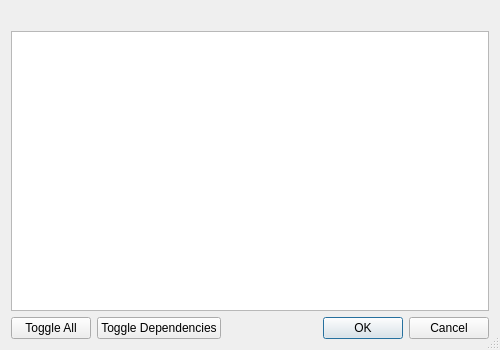
<?xml version="1.0" encoding="UTF-8"?>
<ui version="4.0">
 <class>ReviewMessageBox</class>
 <widget class="QDialog" name="ReviewMessageBox">
  <property name="geometry">
   <rect>
    <x>0</x>
    <y>0</y>
    <width>500</width>
    <height>350</height>
   </rect>
  </property>
  <property name="sizeGripEnabled">
   <bool>true</bool>
  </property>
  <property name="modal">
   <bool>true</bool>
  </property>
  <layout class="QGridLayout" name="gridLayout">
   <item row="2" column="0">
    <widget class="QTreeWidget" name="modTreeWidget">
     <property name="alternatingRowColors">
      <bool>true</bool>
     </property>
     <property name="selectionMode">
      <enum>QAbstractItemView::NoSelection</enum>
     </property>
     <property name="selectionBehavior">
      <enum>QAbstractItemView::SelectItems</enum>
     </property>
     <attribute name="headerVisible">
      <bool>false</bool>
     </attribute>
     <column>
      <property name="text">
       <string/>
      </property>
     </column>
     <column>
      <property name="text">
       <string/>
      </property>
     </column>
    </widget>
   </item>
   <item row="1" column="0">
    <widget class="QLabel" name="explainLabel"/>
   </item>
   <item row="5" column="0" rowspan="2">
    <layout class="QHBoxLayout" name="horizontalLayout">
     <item>
      <widget class="QPushButton" name="toggleAllButton">
       <property name="text">
        <string>Toggle All</string>
       </property>
      </widget>
     </item>
     <item>
      <widget class="QPushButton" name="toggleDepsButton">
       <property name="text">
        <string>Toggle Dependencies</string>
       </property>
      </widget>
     </item>
     <item>
      <widget class="QLabel" name="onlyCheckedLabel"/>
     </item>
     <item>
      <widget class="QDialogButtonBox" name="buttonBox">
       <property name="standardButtons">
        <set>QDialogButtonBox::Cancel|QDialogButtonBox::Ok</set>
       </property>
      </widget>
     </item>
    </layout>
   </item>
  </layout>
 </widget>
 <resources/>
 <connections/>
</ui>
